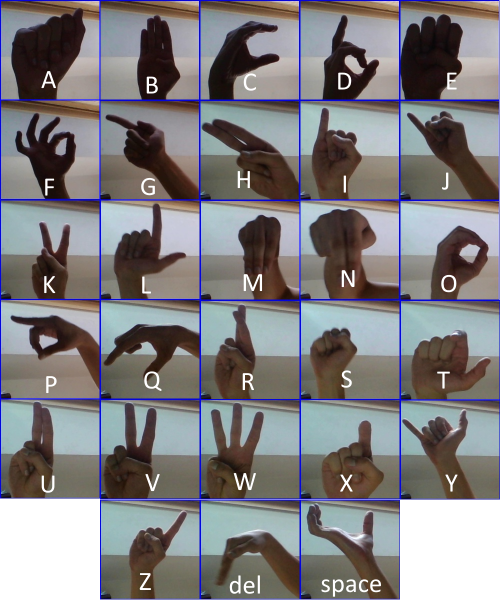
#> input picture pic/asl.png, 1000 x 1200 px, given in place of the camera (shown at 1/2 size)
$ jupyter execute --allow-errors mediapipe_test.ipynb   (older library calls are emulated)   (text cells are left out)
#> lines starting #> are read from the running program, lines starting #| are printed output that depends on the picture; after the words box and inside, x2 and y2 are one past the last pixel; in counts of white or black regions, pixels touching at a corner belong together
[cell 1]
import cv2

[cell 2]
import cv2
import numpy as np
import time

cam = cv2.VideoCapture(0)
time.sleep(2)
i = 0
while True:
    ret,frame = cam.read()
#> frame is the input picture: shape (1200, 1000, 3); mean B, G, R 126.8, 124.4, 127
    #cv2.imshow('webcam', frame)
    cv2.imwrite('captures/'+str(i)+'.jpg',frame)
    i+=1
    if cv2.waitKey(1)&0xFF == ord('q'):
#> (key q is pressed here)
        break

#> (a cell that did not finish here is left out)

[cell 4]
from torch import hub # Hub contains other models like FasterRCNN
#> (the rest of this cell did not finish here and is left out)

[cell 5]
# organize imports
import cv2
import imutils
import numpy as np

# global variables
bg = None

[cell 6]
#--------------------------------------------------
# To find the running average over the background
#--------------------------------------------------
def run_avg(image, aWeight):
    global bg
    # initialize the background
    if bg is None:
        bg = image.copy().astype("float")
        return

    # compute weighted average, accumulate it and update the background
    cv2.accumulateWeighted(image, bg, aWeight)

[cell 7]
#---------------------------------------------
# To segment the region of hand in the image
#---------------------------------------------
def segment(image, threshold=25):
    global bg
    # find the absolute difference between background and current frame
    diff = cv2.absdiff(bg.astype("uint8"), image)

    # threshold the diff image so that we get the foreground
    thresholded = cv2.threshold(diff, threshold, 255, cv2.THRESH_BINARY)[1]

    # get the contours in the thresholded image
    (_, cnts, _) = cv2.findContours(thresholded.copy(), cv2.RETR_EXTERNAL, cv2.CHAIN_APPROX_SIMPLE)

    # return None, if no contours detected
    if len(cnts) == 0:
        return
    else:
        # based on contour area, get the maximum contour which is the hand
        segmented = max(cnts, key=cv2.contourArea)
        return (thresholded, segmented)

[cell 8]
#-----------------
# MAIN FUNCTION
#-----------------
if __name__ == "__main__":
    # initialize weight for running average
    aWeight = 0.5

    # get the reference to the webcam
    camera = cv2.VideoCapture(0)

    # region of interest (ROI) coordinates
    top, right, bottom, left = 10, 350, 225, 590

    # initialize num of frames
    num_frames = 0
    # keep looping, until interrupted
    while(True):
        # get the current frame
        (grabbed, frame) = camera.read()

        # resize the frame
        frame = imutils.resize(frame, width=700)
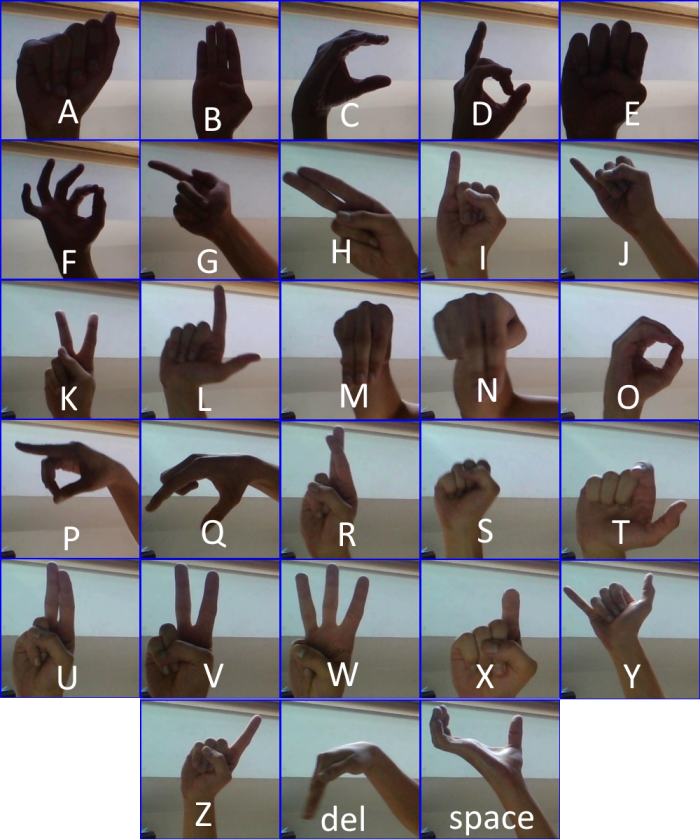
#> frame: shape (840, 700, 3); mean B, G, R 126.8, 124.4, 127

        # flip the frame so that it is not the mirror view
        frame = cv2.flip(frame, 1)
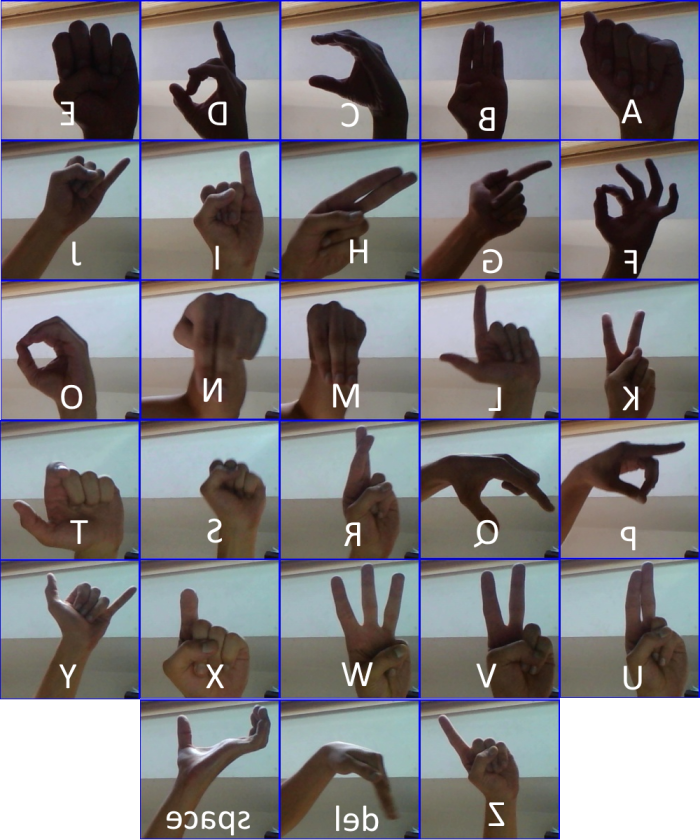
#> frame: shape (840, 700, 3); mean B, G, R 126.8, 124.4, 127

        # clone the frame
        clone = frame.copy()

        # get the height and width of the frame
        (height, width) = frame.shape[:2]
#> height = 840; width = 700

        # get the ROI
        roi = frame[top:bottom, right:left]
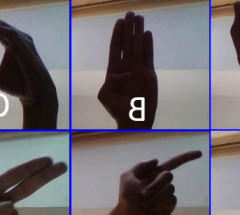
#> roi: shape (215, 240, 3); mean B, G, R 114.5, 109.2, 114.1

        # convert the roi to grayscale and blur it
        gray = cv2.cvtColor(roi, cv2.COLOR_BGR2GRAY)
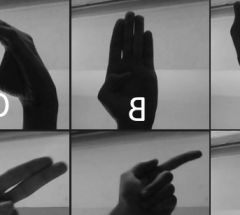
#> gray: shape (215, 240); min 10, max 255, mean 111.3
        gray = cv2.GaussianBlur(gray, (7, 7), 0)
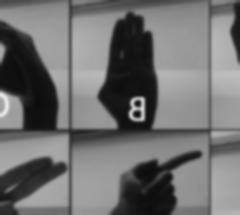
#> gray: shape (215, 240); min 12, max 231, mean 111.3

        # to get the background, keep looking till a threshold is reached
        # so that our running average model gets calibrated
        if num_frames < 30:
            run_avg(gray, aWeight)
        else:
            # segment the hand region
            hand = segment(gray)

            # check whether hand region is segmented
            if hand is not None:
                # if yes, unpack the thresholded image and
                # segmented region
                (thresholded, segmented) = hand

                # draw the segmented region and display the frame
                cv2.drawContours(clone, [segmented + (right, top)], -1, (0, 0, 255))
                #cv2.imshow("Thesholded", thresholded)
                cv2.imwrite('captures/'+str(num_frames)+'.jpg',thresholded)

        # draw the segmented hand
        cv2.rectangle(clone, (left, top), (right, bottom), (0,255,0), 2)
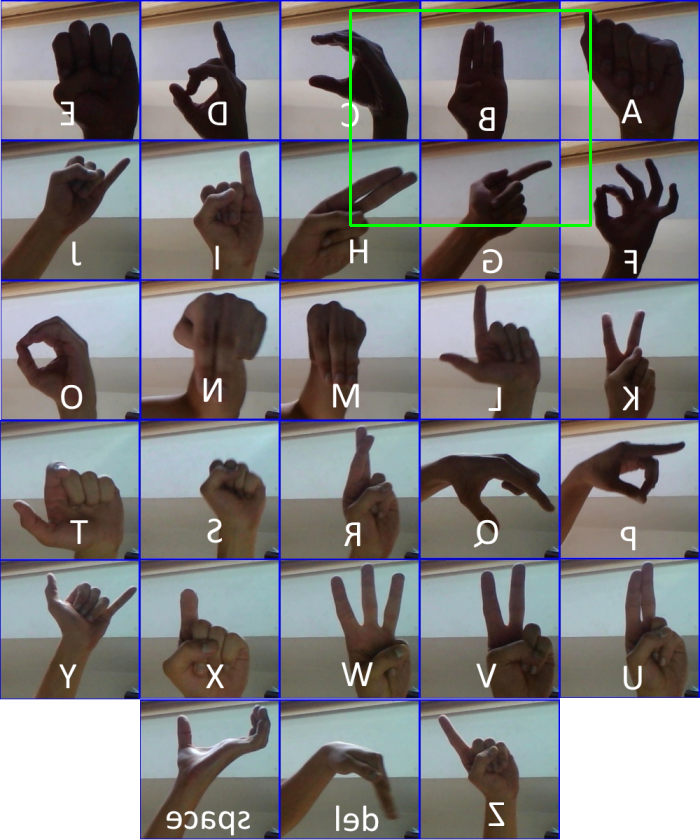
#> clone: shape (840, 700, 3); 0.46% of pixels changed, all inside (x1, y1, x2, y2) = (349, 9, 592, 227)

        # increment the number of frames
        num_frames += 1

        # display the frame with segmented hand
        cv2.imshow("Video Feed", clone)


        # observe the keypress by the user
        keypress = cv2.waitKey(1) & 0xFF
#> (key q is pressed here)

        # if the user pressed "q", then stop looping
        if keypress == ord("q"):
            break

# free up memory
